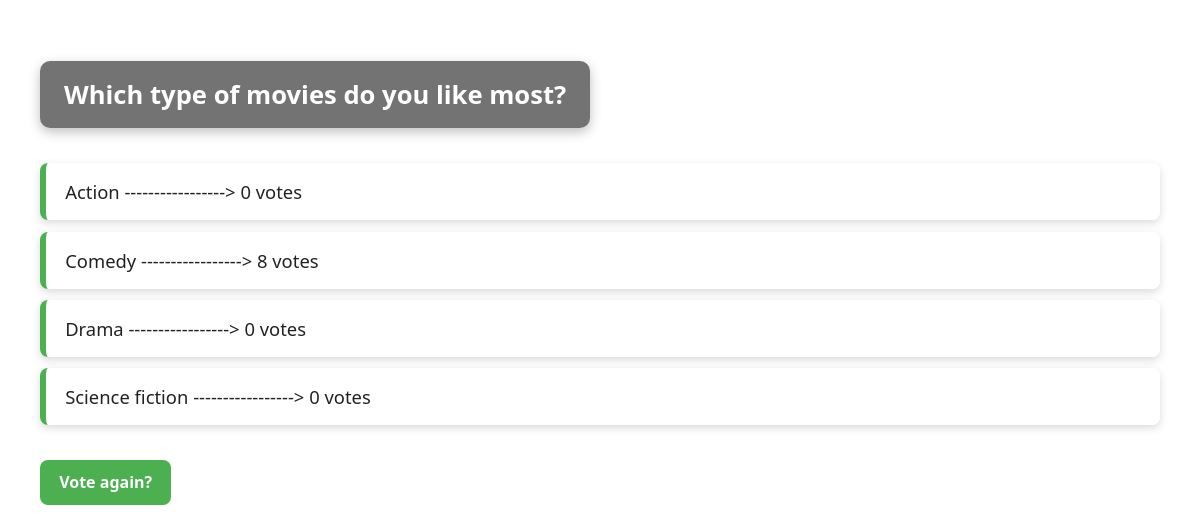
Page /polls/3/results/ on the earlier database version.
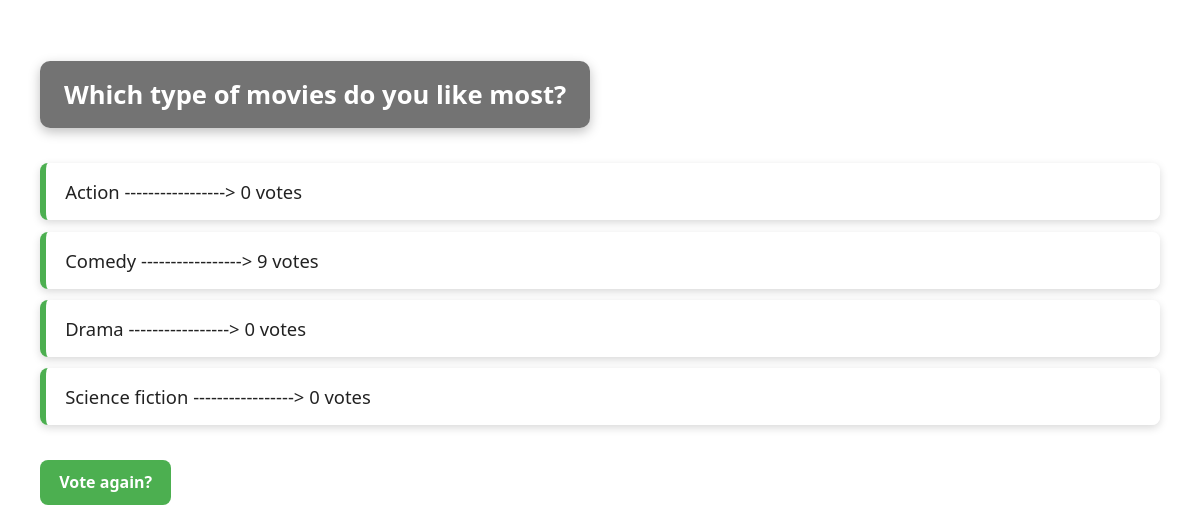
Same page on the later database version.
### polls/models.py (models this page shows, shortened)
class Choice(models.Model):
    question = models.ForeignKey(Question, on_delete=models.CASCADE)
    choice_text = models.CharField(max_length=200)
    votes = models.IntegerField(default=0)

### polls/views.py (the view)
# urls.py: path("<int:pk>/results/", views.ResultsView.as_view(), name="results"),
class ResultsView(generic.DetailView):
    model = Question
    template_name = "polls/results.html"

### polls/templates/polls/results.html (shortened to what this page needs)
{% load static %}
<!doctype html>
<html lang="en-US">
    <head>
        <link rel="stylesheet" href="{% static 'polls/style_results.css' %}" />
    </head>
    <body>
        <h2>{{ question.question_text }}</h2>
        <ul>
            {% for choice in question.choice_set.all %}
            <li>
                {{ choice.choice_text }} -----------------> {{ choice.votes }}
                vote{{ choice.votes|pluralize }}
            </li>
            {% endfor %}
        </ul>
        <a href="{% url 'polls:detail' question.id %}">Vote again?</a>
    </body>
</html>

Differences in the rows shown:
changed Choice "Comedy": votes "8" → "9"
